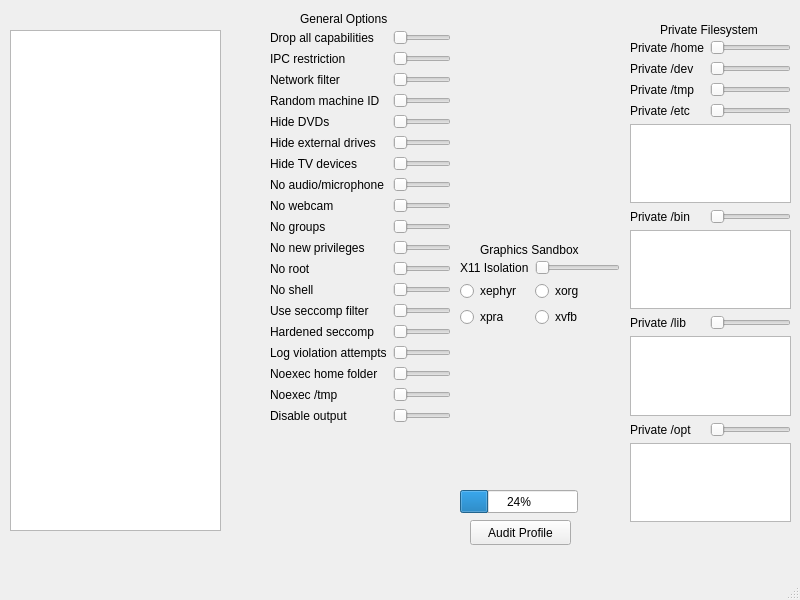
<?xml version="1.0" encoding="UTF-8"?>
<ui version="4.0">
 <class>MainWindow</class>
 <widget class="QMainWindow" name="MainWindow">
  <property name="geometry">
   <rect>
    <x>0</x>
    <y>0</y>
    <width>800</width>
    <height>600</height>
   </rect>
  </property>
  <property name="windowTitle">
   <string>MainWindow</string>
  </property>
  <widget class="QWidget" name="centralwidget">
   <widget class="QWidget" name="formLayoutWidget">
    <property name="geometry">
     <rect>
      <x>270</x>
      <y>30</y>
      <width>181</width>
      <height>509</height>
     </rect>
    </property>
    <layout class="QFormLayout" name="formLayout">
     <item row="0" column="0">
      <widget class="QLabel" name="capsDropLabel">
       <property name="text">
        <string>Drop all capabilities</string>
       </property>
      </widget>
     </item>
     <item row="0" column="1">
      <widget class="QSlider" name="capsDropSlider">
       <property name="focusPolicy">
        <enum>Qt::NoFocus</enum>
       </property>
       <property name="maximum">
        <number>1</number>
       </property>
       <property name="pageStep">
        <number>1</number>
       </property>
       <property name="tracking">
        <bool>false</bool>
       </property>
       <property name="orientation">
        <enum>Qt::Horizontal</enum>
       </property>
       <property name="tickPosition">
        <enum>QSlider::NoTicks</enum>
       </property>
      </widget>
     </item>
     <item row="1" column="0">
      <widget class="QLabel" name="ipcLabel">
       <property name="text">
        <string>IPC restriction</string>
       </property>
      </widget>
     </item>
     <item row="1" column="1">
      <widget class="QSlider" name="ipcSlider">
       <property name="maximum">
        <number>1</number>
       </property>
       <property name="orientation">
        <enum>Qt::Horizontal</enum>
       </property>
      </widget>
     </item>
     <item row="2" column="0">
      <widget class="QLabel" name="netfilterLabel">
       <property name="text">
        <string>Network filter</string>
       </property>
      </widget>
     </item>
     <item row="2" column="1">
      <widget class="QSlider" name="netfilterSlider">
       <property name="maximum">
        <number>1</number>
       </property>
       <property name="orientation">
        <enum>Qt::Horizontal</enum>
       </property>
      </widget>
     </item>
     <item row="3" column="0">
      <widget class="QLabel" name="machineIDLabel">
       <property name="text">
        <string>Random machine ID</string>
       </property>
      </widget>
     </item>
     <item row="3" column="1">
      <widget class="QSlider" name="machineIDSlider">
       <property name="maximum">
        <number>1</number>
       </property>
       <property name="orientation">
        <enum>Qt::Horizontal</enum>
       </property>
      </widget>
     </item>
     <item row="4" column="0">
      <widget class="QLabel" name="nodvdLabel">
       <property name="text">
        <string>Hide DVDs</string>
       </property>
      </widget>
     </item>
     <item row="4" column="1">
      <widget class="QSlider" name="nodvdSlider">
       <property name="maximum">
        <number>1</number>
       </property>
       <property name="orientation">
        <enum>Qt::Horizontal</enum>
       </property>
      </widget>
     </item>
     <item row="5" column="0">
      <widget class="QLabel" name="nomountLabel">
       <property name="text">
        <string>Hide external drives</string>
       </property>
      </widget>
     </item>
     <item row="5" column="1">
      <widget class="QSlider" name="nomountSlider">
       <property name="maximum">
        <number>1</number>
       </property>
       <property name="orientation">
        <enum>Qt::Horizontal</enum>
       </property>
      </widget>
     </item>
     <item row="6" column="0">
      <widget class="QLabel" name="notvLabel">
       <property name="text">
        <string>Hide TV devices</string>
       </property>
      </widget>
     </item>
     <item row="6" column="1">
      <widget class="QSlider" name="notvSlider">
       <property name="maximum">
        <number>1</number>
       </property>
       <property name="orientation">
        <enum>Qt::Horizontal</enum>
       </property>
      </widget>
     </item>
     <item row="7" column="0">
      <widget class="QLabel" name="nosoundLabel">
       <property name="text">
        <string>No audio/microphone</string>
       </property>
      </widget>
     </item>
     <item row="7" column="1">
      <widget class="QSlider" name="nosoundSlider">
       <property name="maximum">
        <number>1</number>
       </property>
       <property name="orientation">
        <enum>Qt::Horizontal</enum>
       </property>
      </widget>
     </item>
     <item row="8" column="0">
      <widget class="QLabel" name="novideoLabel">
       <property name="text">
        <string>No webcam</string>
       </property>
      </widget>
     </item>
     <item row="8" column="1">
      <widget class="QSlider" name="novideoSlider">
       <property name="maximum">
        <number>1</number>
       </property>
       <property name="orientation">
        <enum>Qt::Horizontal</enum>
       </property>
      </widget>
     </item>
     <item row="9" column="0">
      <widget class="QLabel" name="nogroupsLabel">
       <property name="text">
        <string>No groups</string>
       </property>
      </widget>
     </item>
     <item row="9" column="1">
      <widget class="QSlider" name="nogroupsSlider">
       <property name="maximum">
        <number>1</number>
       </property>
       <property name="orientation">
        <enum>Qt::Horizontal</enum>
       </property>
      </widget>
     </item>
     <item row="10" column="0">
      <widget class="QLabel" name="nonewprivsLabel">
       <property name="text">
        <string>No new privileges</string>
       </property>
      </widget>
     </item>
     <item row="10" column="1">
      <widget class="QSlider" name="nonewprivsSlider">
       <property name="maximum">
        <number>1</number>
       </property>
       <property name="orientation">
        <enum>Qt::Horizontal</enum>
       </property>
      </widget>
     </item>
     <item row="11" column="0">
      <widget class="QLabel" name="norootLabel">
       <property name="text">
        <string>No root</string>
       </property>
      </widget>
     </item>
     <item row="11" column="1">
      <widget class="QSlider" name="norootSlider">
       <property name="maximum">
        <number>1</number>
       </property>
       <property name="orientation">
        <enum>Qt::Horizontal</enum>
       </property>
      </widget>
     </item>
     <item row="12" column="0">
      <widget class="QLabel" name="noshellLabel">
       <property name="text">
        <string>No shell</string>
       </property>
      </widget>
     </item>
     <item row="12" column="1">
      <widget class="QSlider" name="noshellSlider">
       <property name="maximum">
        <number>1</number>
       </property>
       <property name="orientation">
        <enum>Qt::Horizontal</enum>
       </property>
      </widget>
     </item>
     <item row="13" column="0">
      <widget class="QLabel" name="seccompLabel">
       <property name="text">
        <string>Use seccomp filter</string>
       </property>
      </widget>
     </item>
     <item row="13" column="1">
      <widget class="QSlider" name="seccompSlider">
       <property name="maximum">
        <number>1</number>
       </property>
       <property name="orientation">
        <enum>Qt::Horizontal</enum>
       </property>
      </widget>
     </item>
     <item row="14" column="0">
      <widget class="QLabel" name="mdweLabel">
       <property name="text">
        <string>Hardened seccomp</string>
       </property>
      </widget>
     </item>
     <item row="14" column="1">
      <widget class="QSlider" name="mdweSlider">
       <property name="maximum">
        <number>1</number>
       </property>
       <property name="orientation">
        <enum>Qt::Horizontal</enum>
       </property>
      </widget>
     </item>
     <item row="15" column="0">
      <widget class="QLabel" name="tracelogLabel">
       <property name="text">
        <string>Log violation attempts</string>
       </property>
      </widget>
     </item>
     <item row="15" column="1">
      <widget class="QSlider" name="tracelogSlider">
       <property name="maximum">
        <number>1</number>
       </property>
       <property name="orientation">
        <enum>Qt::Horizontal</enum>
       </property>
      </widget>
     </item>
     <item row="16" column="0">
      <widget class="QLabel" name="noexecHomeLabel">
       <property name="text">
        <string>Noexec home folder</string>
       </property>
      </widget>
     </item>
     <item row="16" column="1">
      <widget class="QSlider" name="noexecHomeSlider">
       <property name="maximum">
        <number>1</number>
       </property>
       <property name="orientation">
        <enum>Qt::Horizontal</enum>
       </property>
      </widget>
     </item>
     <item row="17" column="0">
      <widget class="QLabel" name="noexecTmpLabel">
       <property name="text">
        <string>Noexec /tmp</string>
       </property>
      </widget>
     </item>
     <item row="17" column="1">
      <widget class="QSlider" name="noexecTmpSlider">
       <property name="maximum">
        <number>1</number>
       </property>
       <property name="orientation">
        <enum>Qt::Horizontal</enum>
       </property>
      </widget>
     </item>
     <item row="18" column="0">
      <widget class="QLabel" name="quietLabel">
       <property name="text">
        <string>Disable output</string>
       </property>
      </widget>
     </item>
     <item row="18" column="1">
      <widget class="QSlider" name="quietSlider">
       <property name="maximum">
        <number>1</number>
       </property>
       <property name="orientation">
        <enum>Qt::Horizontal</enum>
       </property>
      </widget>
     </item>
    </layout>
   </widget>
   <widget class="QLabel" name="genOptionsLabel">
    <property name="geometry">
     <rect>
      <x>300</x>
      <y>10</y>
      <width>111</width>
      <height>17</height>
     </rect>
    </property>
    <property name="text">
     <string>General Options</string>
    </property>
   </widget>
   <widget class="QWidget" name="formLayoutWidget_2">
    <property name="geometry">
     <rect>
      <x>630</x>
      <y>40</y>
      <width>161</width>
      <height>482</height>
     </rect>
    </property>
    <layout class="QFormLayout" name="formLayout_2">
     <item row="0" column="0">
      <widget class="QLabel" name="homeLabel">
       <property name="text">
        <string>Private /home</string>
       </property>
      </widget>
     </item>
     <item row="0" column="1">
      <widget class="QSlider" name="horizontalSlider_24">
       <property name="maximum">
        <number>1</number>
       </property>
       <property name="orientation">
        <enum>Qt::Horizontal</enum>
       </property>
      </widget>
     </item>
     <item row="1" column="0">
      <widget class="QLabel" name="devLabel">
       <property name="text">
        <string>Private /dev</string>
       </property>
      </widget>
     </item>
     <item row="1" column="1">
      <widget class="QSlider" name="horizontalSlider_19">
       <property name="maximum">
        <number>1</number>
       </property>
       <property name="orientation">
        <enum>Qt::Horizontal</enum>
       </property>
      </widget>
     </item>
     <item row="2" column="0">
      <widget class="QLabel" name="tmpLabel">
       <property name="text">
        <string>Private /tmp</string>
       </property>
      </widget>
     </item>
     <item row="2" column="1">
      <widget class="QSlider" name="horizontalSlider_20">
       <property name="maximum">
        <number>1</number>
       </property>
       <property name="orientation">
        <enum>Qt::Horizontal</enum>
       </property>
      </widget>
     </item>
     <item row="3" column="0">
      <widget class="QLabel" name="etcLabel">
       <property name="text">
        <string>Private /etc</string>
       </property>
      </widget>
     </item>
     <item row="3" column="1">
      <widget class="QSlider" name="horizontalSlider_21">
       <property name="maximum">
        <number>1</number>
       </property>
       <property name="orientation">
        <enum>Qt::Horizontal</enum>
       </property>
      </widget>
     </item>
     <item row="4" column="0" colspan="2">
      <widget class="QTextBrowser" name="etcBrowser"/>
     </item>
     <item row="5" column="0">
      <widget class="QLabel" name="binLabel">
       <property name="text">
        <string>Private /bin</string>
       </property>
      </widget>
     </item>
     <item row="5" column="1">
      <widget class="QSlider" name="horizontalSlider_23">
       <property name="maximum">
        <number>1</number>
       </property>
       <property name="orientation">
        <enum>Qt::Horizontal</enum>
       </property>
      </widget>
     </item>
     <item row="6" column="0" colspan="2">
      <widget class="QTextBrowser" name="binBrowser"/>
     </item>
     <item row="7" column="0">
      <widget class="QLabel" name="libLabel">
       <property name="text">
        <string>Private /lib</string>
       </property>
      </widget>
     </item>
     <item row="7" column="1">
      <widget class="QSlider" name="horizontalSlider_22">
       <property name="maximum">
        <number>1</number>
       </property>
       <property name="orientation">
        <enum>Qt::Horizontal</enum>
       </property>
      </widget>
     </item>
     <item row="8" column="0" colspan="2">
      <widget class="QTextBrowser" name="libBrowser"/>
     </item>
     <item row="9" column="0">
      <widget class="QLabel" name="optLabel">
       <property name="text">
        <string>Private /opt</string>
       </property>
      </widget>
     </item>
     <item row="9" column="1">
      <widget class="QSlider" name="horizontalSlider_25">
       <property name="maximum">
        <number>1</number>
       </property>
       <property name="orientation">
        <enum>Qt::Horizontal</enum>
       </property>
      </widget>
     </item>
     <item row="10" column="0" colspan="2">
      <widget class="QTextBrowser" name="optBrowser"/>
     </item>
    </layout>
   </widget>
   <widget class="QLabel" name="privateLabel">
    <property name="geometry">
     <rect>
      <x>660</x>
      <y>20</y>
      <width>121</width>
      <height>20</height>
     </rect>
    </property>
    <property name="text">
     <string>Private Filesystem</string>
    </property>
   </widget>
   <widget class="QWidget" name="formLayoutWidget_3">
    <property name="geometry">
     <rect>
      <x>460</x>
      <y>260</y>
      <width>160</width>
      <height>80</height>
     </rect>
    </property>
    <layout class="QFormLayout" name="formLayout_3">
     <item row="0" column="1">
      <widget class="QSlider" name="x11Slider">
       <property name="maximum">
        <number>1</number>
       </property>
       <property name="pageStep">
        <number>1</number>
       </property>
       <property name="orientation">
        <enum>Qt::Horizontal</enum>
       </property>
      </widget>
     </item>
     <item row="1" column="0">
      <widget class="QRadioButton" name="xephyrButton">
       <property name="text">
        <string>xephyr</string>
       </property>
      </widget>
     </item>
     <item row="1" column="1">
      <widget class="QRadioButton" name="xorgButton">
       <property name="text">
        <string>xorg</string>
       </property>
      </widget>
     </item>
     <item row="2" column="0">
      <widget class="QRadioButton" name="xpraButton">
       <property name="text">
        <string>xpra</string>
       </property>
      </widget>
     </item>
     <item row="2" column="1">
      <widget class="QRadioButton" name="xvfbButton">
       <property name="text">
        <string>xvfb</string>
       </property>
      </widget>
     </item>
     <item row="0" column="0">
      <widget class="QLabel" name="x11Label">
       <property name="text">
        <string>X11 Isolation</string>
       </property>
      </widget>
     </item>
    </layout>
   </widget>
   <widget class="QLabel" name="graphicsLabel">
    <property name="geometry">
     <rect>
      <x>480</x>
      <y>240</y>
      <width>121</width>
      <height>20</height>
     </rect>
    </property>
    <property name="text">
     <string>Graphics Sandbox</string>
    </property>
   </widget>
   <widget class="QProgressBar" name="auditProgressBar">
    <property name="geometry">
     <rect>
      <x>460</x>
      <y>490</y>
      <width>118</width>
      <height>23</height>
     </rect>
    </property>
    <property name="value">
     <number>24</number>
    </property>
   </widget>
   <widget class="QPushButton" name="auditPushButton">
    <property name="geometry">
     <rect>
      <x>470</x>
      <y>520</y>
      <width>101</width>
      <height>25</height>
     </rect>
    </property>
    <property name="text">
     <string>Audit Profile</string>
    </property>
   </widget>
   <widget class="QListWidget" name="programListWidget">
    <property name="geometry">
     <rect>
      <x>10</x>
      <y>30</y>
      <width>211</width>
      <height>501</height>
     </rect>
    </property>
   </widget>
  </widget>
  <widget class="QMenuBar" name="menubar">
   <property name="geometry">
    <rect>
     <x>0</x>
     <y>0</y>
     <width>800</width>
     <height>22</height>
    </rect>
   </property>
  </widget>
  <widget class="QStatusBar" name="statusbar"/>
 </widget>
 <resources/>
 <connections/>
</ui>
